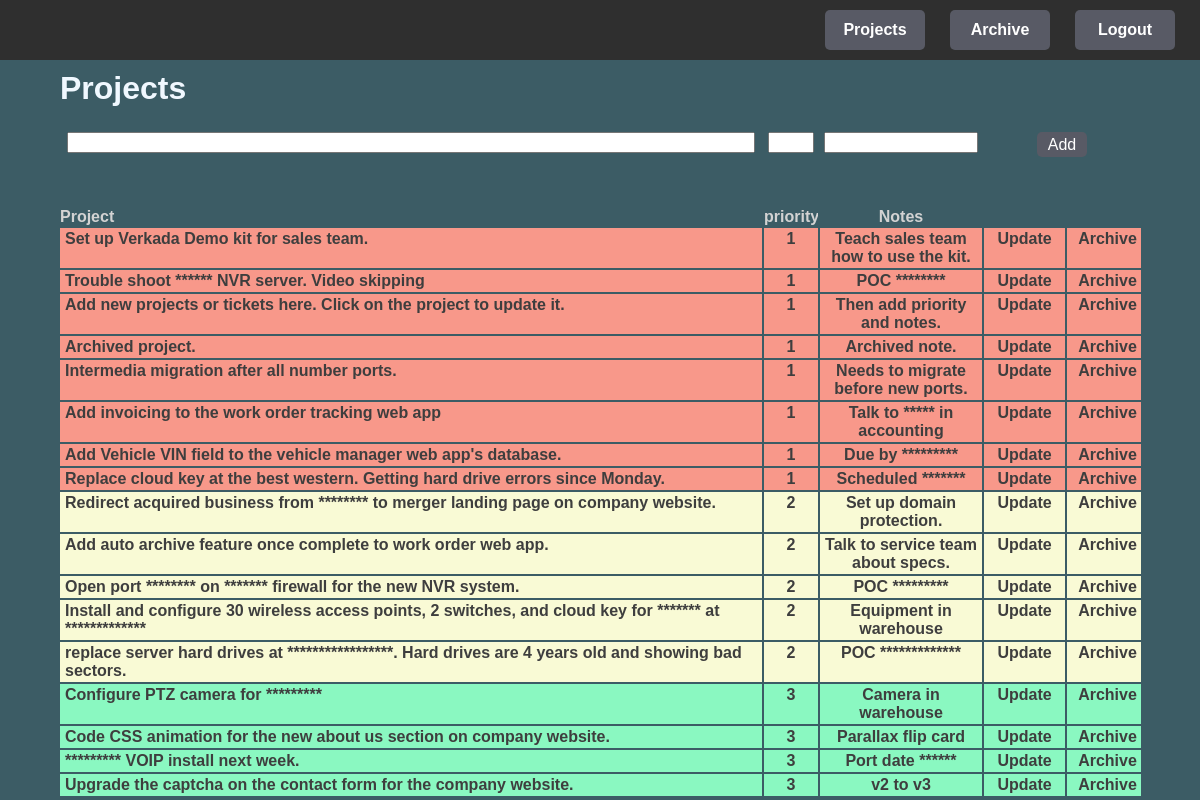
The app's page / (signed in) with its own data.
### projects/models.py (models this page shows, shortened)
class Project(models.Model):
    title = models.CharField(max_length=200)
    priority = models.CharField(max_length=2000, null=True, blank=True)
    notes = models.CharField(max_length=2000, null=True, blank=True)
    created = models.DateTimeField(auto_now_add=True)
    id = models.UUIDField(default=uuid.uuid4, unique=True, primary_key=True, editable=False)

### projects/views.py (the view)
# urls.py: path('', views.projects, name="projects"),
@login_required(login_url="login")
def projects(request):
    projects = Project.objects.all().order_by('priority', '-created')
    form = ProjectForm()
    if request.method == 'POST':
        form = ProjectForm(request.POST, request.FILES)
        if form.is_valid():
            form.save()
            return redirect('projects')
    context = {'projects':projects, 'form':form}
    return render(request, 'projects/projects.html', context)

### projects/forms.py
class ProjectForm(ModelForm):
    class Meta:
        model = Project
        fields = ['title', 'priority', 'notes',]
    def __init__(self, *args, **kwargs):
        super(ProjectForm,self).__init__(*args, **kwargs)
        self.fields['title'].widget.attrs.update(
            {'class': 'projectTitleInput', 'autocomplete': 'off'})
        self.fields['priority'].widget.attrs.update(
            {'class': 'projectPriorityInput', 'autocomplete': 'off'})
        self.fields['notes'].widget.attrs.update(
            {'class': 'projectNotesInput', 'autocomplete': 'off'})

### projects/templatetags/add_classes.py (called while the page is built)
@register.filter(name="projectRowTitlePriorityClass")
def add_classes(value):
    if value == '1':
        return 'priorityOneAlignLeft'
    elif value == '2':
        return 'priorityTwoAlignLeft'
    else:
       return 'priorityThreeAlignLeft'

@register.filter(name="projectRowPriorityClass")
def add_classes(value):
    if value == '1':
        return 'priorityOne'
    elif value == '2':
        return 'priorityTwo'
    else:
       return 'priorityThree'

### projects/templates/projects/projects.html (shortened to what this page needs)
{% extends 'main.html' %}
{% block content %}
{% load add_classes %}
    <div class="pageHeader">
        <h1 >Projects</h1>
    </div>
    <form action="" method="POST" enctype="multipart/form-data" autocomplete=“off”>
        <div class="projectsPageAddProject">
            <div class="projectsPageProjectColumn">{{form.title}}</div>
            <div Class="projectsPageCells">{{form.priority}}</div>
            <div Class="projectsPageCells">{{form.notes}}</div>
            <div Class="projectsPageCells"><input class="submitButton" type="submit" value="Add"/></div>
        </div>
    </form>
    <div class="projectsPageHeader">
        <div class="projectsHeaderAlignLeft">Project</div>
        <div Class="projectsHeader">priority</div>
        <div Class="projectsHeader">Notes</div>
        <div Class="projectsHeader"></div>
        <div Class="projectsHeader"></div>
    </div>
    {% for project in projects %}
        <div class="projectsPageGrid">
        <div class="{{project.priority|projectRowTitlePriorityClass}}"><a href="{% url 'update-project' project.id %}">{{project.title}}</a></div>
        <div Class="{{project.priority|projectRowPriorityClass}}"><a href="{% url 'update-project' project.id %}">{{project.priority}}</a></div>
        <div Class="{{project.priority|projectRowPriorityClass}}"><a href="{% url 'update-project' project.id %}">{{project.notes}}</a></div>
        <div Class="{{project.priority|projectRowPriorityClass}}"><a href="{% url 'update-project' project.id %}">Update</a></div>
        <div Class="{{project.priority|projectRowPriorityClass}}"><a href="{% url 'archive-project' project.id %}">Archive</a></div>
        </div>
    {% endfor %}
{% endblock content %}

### templates/main.html (shortened to what this page needs)
<!DOCTYPE html>
{% load static %}
<html>
<head>
  <link rel="stylesheet" href="{% static 'styles/main.css' %}" />
</head>
<body>
    {% include 'navbar.html' %}
    {% block content %}
    {% endblock content %}
</html>

### templates/navbar.html
{% load static %}
      <nav class="navBar">
          <div>
          </div>
          <form action="{% url 'projects' %}">
            <input class="navigationButtons" type="submit" value="Projects" />
          </form>
          <form action="{% url 'archived-projects' %}">
            <input class="navigationButtons" type="submit" value="Archive" />
          </form>
          {% if request.user.is_authenticated %}
              <form action="{% url 'logout' %}">
                <input class="navigationButtons" type="submit" value="Logout" />
              </form>
          {% else %}
              <form action="{% url 'login' %}">
                <input class="navigationButtons" type="submit" value="Login" />
              </form>
          {% endif %}
      </nav>

### static/styles/main.css (style rules this page uses)
body, h1, h2, h3, h4, h5, h6 { font-family: Arial, sans-serif, tahoma; font-weight: 600; background-color: rgb(60, 92, 101); margin: 0; color: aliceblue; }
a:link { color:rgb(62, 62, 62); font-weight: 700; text-decoration: none; }
.navBar { display: grid; grid-template-columns: auto 125px 125px 125px; width: 100%; color: rgb(177, 177, 177); text-align:left; background-color: rgb(47, 47, 47); padding-top: 10px; padding-bottom: 10px; }
.navigationButtons { background-color: #585a65; border: none; color: rgb(255, 255, 255); text-align: center; text-decoration: none; font-weight: 600; display: inline-block; font-size: 16px; border-radius: 5px; width:100px; height: 40px; cursor: pointer; }
.submitButton { background-color: #585a65; border: none; color: rgb(255, 255, 255); text-align: center; text-decoration: none; display: inline-block; font-size: 16px; border-radius: 5px; width:50px; height: 25px; cursor: pointer; }
.pageHeader { color: rgb(204, 204, 204); padding-top: 10px; gap: 2px; overflow: hidden; margin: auto; width: 90%; font-weight: 700; overflow: hidden; }
.projectsPageAddProject { display: grid; grid-template-columns: 65% 5% 15% auto; color: rgb(71, 71, 71); text-align: center; padding-top: 25px; padding-bottom: 25px; gap: 2px; overflow: hidden; margin: auto; width: 90%; min-height: 50px; }
.projectsPageHeader { display: grid; grid-template-columns: 65% 5% 15% 7.5% 7.5%; color: rgb(211, 211, 211); text-align: center; padding: 1px; gap: 2px; overflow: hidden; margin: auto; width: 90%; font-weight: 900; text-overflow: hidden; }
.projectsPageGrid { display: grid; grid-template-columns: 65% 5% 15% 7.5% 7.5%; color: rgb(71, 71, 71); text-align: center; padding: 1px; gap: 2px; overflow: hidden; margin: auto; width: 90%; }
.priorityOneAlignLeft { background-color: rgb(248, 152, 138); text-align: left; padding-top: 2px; padding-bottom: 2px; padding-left: 5px; }
.priorityOne { background-color: rgb(248, 152, 138); padding-top: 2px; padding-bottom: 2px; }
.priorityTwoAlignLeft { background-color: rgb(249, 250, 213); text-align: left; padding-top: 2px; padding-bottom: 2px; padding-left: 5px; }
.priorityTwo { background-color: rgb(249, 250, 213); padding-top: 2px; padding-bottom: 2px; }
.priorityThreeAlignLeft { background-color: rgb(138, 248, 193); text-align: left; padding-top: 2px; padding-bottom: 2px; padding-left: 5px; }
.priorityThree { background-color: rgb(138, 248, 193); padding-top: 2px; padding-bottom: 2px; }
.projectsHeader { text-align: center; overflow: hidden; }
.projectsHeaderAlignLeft { text-align: left; overflow: hidden; }
.projectTitleInput { width: 97%; }
.projectPriorityInput { width: 70%; text-align: center; }
.projectNotesInput { width: 90%; }

### records on screen
Project: title "Set up Verkada Demo kit for sales team.", priority "1", notes "Teach sales team how to use the kit."
Project: title "Trouble shoot ****** NVR server. Video skipping", priority "1", notes "POC ********"
Project: title "Add new projects or tickets here. Click on the project to update it.", priority "1", notes "Then add priority and notes."
Project: title "Archived project.", priority "1", notes "Archived note."
Project: title "Intermedia migration after all number ports.", priority "1", notes "Needs to migrate before new ports."
Project: title "Add invoicing to the work order tracking web app", priority "1", notes "Talk to ***** in accounting"
Project: title "Add Vehicle VIN field to the vehicle manager web app's database.", priority "1", notes "Due by *********"
Project: title "Replace cloud key at the best western. Getting hard drive errors since Monday.", priority "1", notes "Scheduled *******"
Project: title "Redirect acquired business from ******** to merger landing page on company website.", priority "2", notes "Set up domain protection."
Project: title "Add auto archive feature once complete to work order web app.", priority "2", notes "Talk to service team about specs."
Project: title "Open port ******** on ******* firewall for the new NVR system.", priority "2", notes "POC *********"
Project: title "Install and configure 30 wireless access points, 2 switches, and cloud key for ******* at *************", priority "2", notes "Equipment in warehouse"
Project: title "replace server hard drives at *****************. Hard drives are 4 years old and showing bad sectors.", priority "2", notes "POC *************"
Project: title "Configure PTZ camera for *********", priority "3", notes "Camera in warehouse"
Project: title "Code CSS animation for the new about us section on company website.", priority "3", notes "Parallax flip card"
Project: title "********* VOIP install next week.", priority "3", notes "Port date ******"
Project: title "Upgrade the captcha on the contact form for the company website.", priority "3", notes "v2 to v3"
